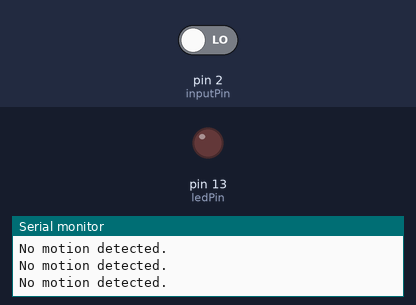
Recording of a sketch running on a simulated Arduino Uno, built with avr-gcc and run on an emulated ATmega328P. On the bench: output pins drawn as LEDs (lit = HIGH), the last lines printed to the serial monitor. Inputs (shaded band) come from the test bench; at power-on: pin 2 (inputPin) LOW.

Above: at 1.2 s.
1.3 s: pin 2 (inputPin) driven HIGH
At 2.3 s:
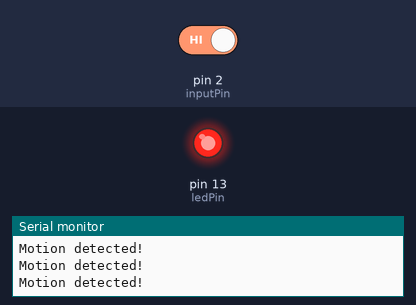
2.8 s: pin 2 (inputPin) driven LOW
At 3.5 s:
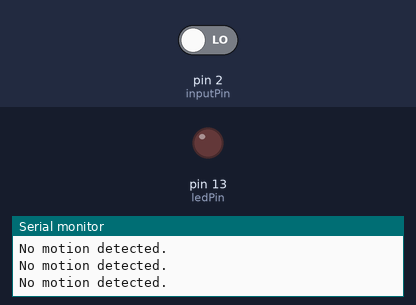
Timing chart, 0 to 5.8 s (numbered marks = the images above; inputs shaded):
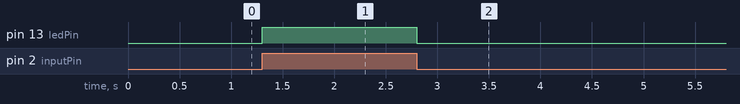

The sketch:

sketch.ino
```cpp
int inputPin = 2;       // choose the input pin (for PIR sensor)
int ledPin = 13;        // choose the pin for the LED
int val = 0;            // variable for reading the pin status
unsigned long previousMillis = 0;  // will store last time motion was checked
const long interval = 50;        // interval to check motion (1 second)

void setup() {
  pinMode(inputPin, INPUT);  // declare sensor as input
  pinMode(ledPin, OUTPUT);   // declare LED as output
  Serial.begin(9600);        // initialize serial communication
}

void loop() {
  unsigned long currentMillis = millis();

  if (currentMillis - previousMillis >= interval) {
    previousMillis = currentMillis;

    val = digitalRead(inputPin);  // read input value from PIR sensor

    if (val == HIGH) {            // check if motion is detected
      digitalWrite(ledPin, HIGH); // turn LED ON
      Serial.println("Motion detected!");
    } else {
      digitalWrite(ledPin, LOW);  // turn LED OFF
      Serial.println("No motion detected.");
    }
  }
}
```

Measured:
- after the input at 1.3 s, pin 13 (ledPin): LOW → HIGH at once
- after the input at 2.8 s, pin 13 (ledPin): HIGH → LOW at once
